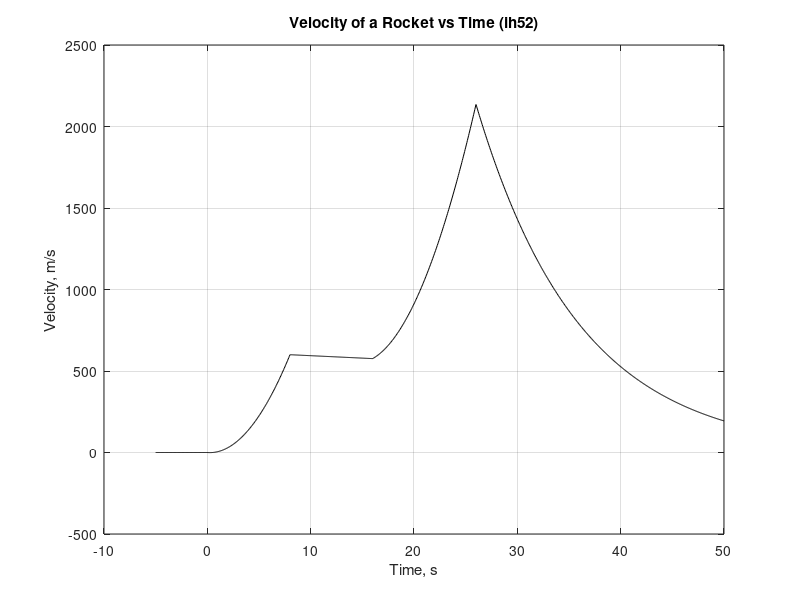

Write the MATLAB code that produced this figure.
 % I have adhered to all the tenets of the 
 % Duke Community Standard in creating this code.
 % Signed: [ih52]
clear; format short e

v = @(t) ...
    (t>= 0 & t<8).*(10.*t.^2-5.*t)+...
    (t>=8 & t<16).*(624-3.*t)+...
    (t>=16 & t<=26).*(36.*t+12.*(t-16).^2)+...
    (t>26).*(2136.*exp(-0.1.*(t-26)));

t = linspace(-5,50,1000);
figure(1);clf
plot(t,v(t),'k-')
title('Velocity of a Rocket vs Time (ih52)')
xlabel('Time, s')
ylabel('Velocity, m/s')
grid on
print -depsc Chapra314    
